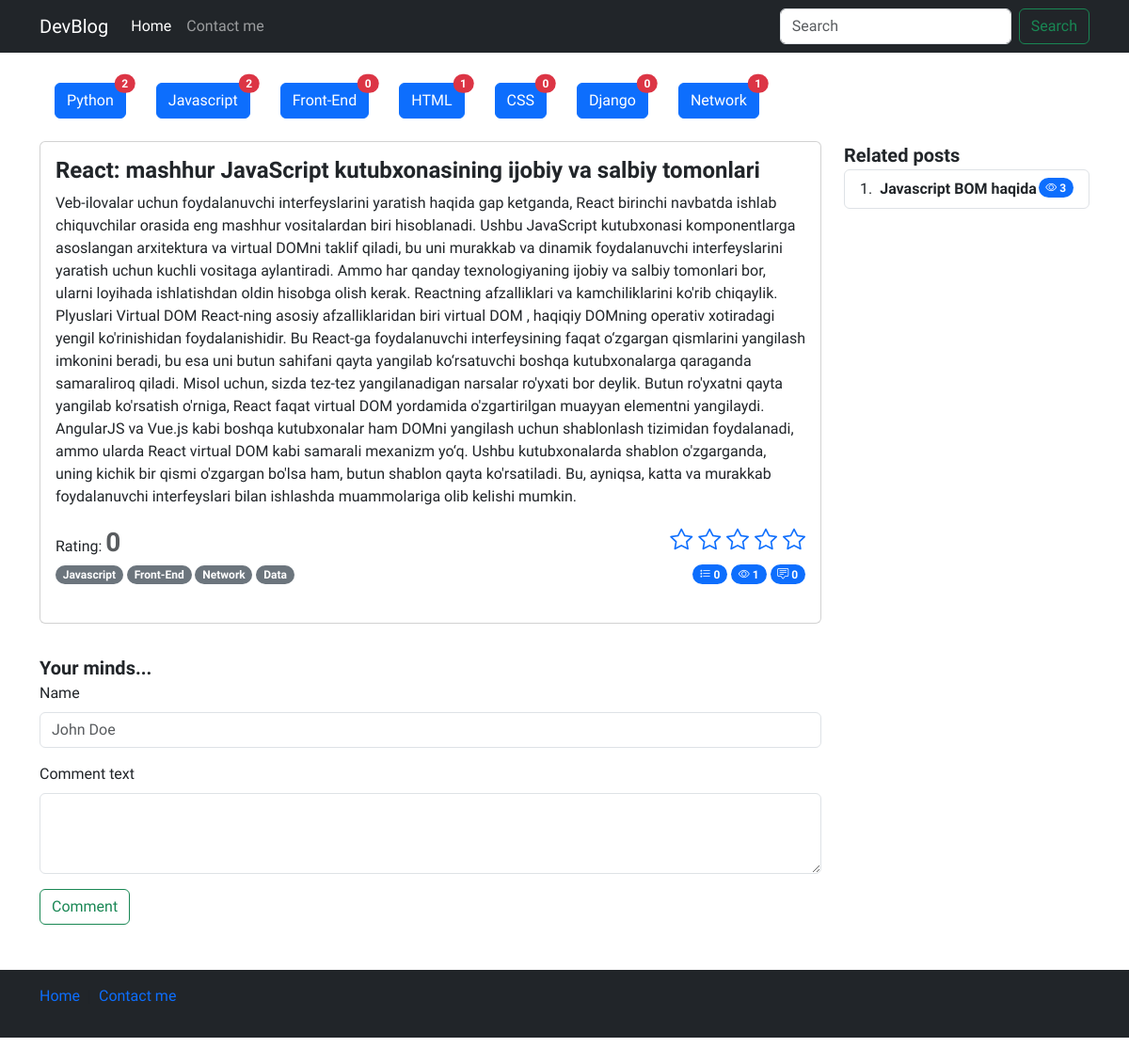
The page /detail/4 on the database its author committed.
### blog/models.py (models this page shows, shortened)
class Category(models.Model):
    name = models.CharField(verbose_name="Category name",max_length=250)
    slug = models.SlugField(max_length=250, unique=True)

class Post(models.Model):
    title = models.CharField(verbose_name="Post title",max_length=550)
    body = models.TextField(verbose_name="Post body")
    author = models.CharField(verbose_name="Post author",default="Admin",max_length=100)
    category = models.ForeignKey(Category, on_delete=models.PROTECT,related_name='posts')
    tag = models.ManyToManyField(Tag)
    views = models.PositiveIntegerField(default=0)
    publish_date = models.DateTimeField(verbose_name="Published time",auto_now_add=True)
    published = models.BooleanField(default=True)
    on_top = models.BooleanField(default=False)
    def get_avg_rating(self):
        sum_ratings = sum([int(i.value) for i in self.ratings.all()])
        try:
            return round(sum_ratings / self.ratings.all().count(),2)
        except Exception as e:
            return 0

class Tag(models.Model):
    name = models.CharField(verbose_name="Tag name",max_length=250)
    slug = models.SlugField(max_length=250, unique=True)

### blog/views.py (the view, shortened to what this page needs)
# urls.py: path('detail/<post_id>', views.detail, name='detail'),
def detail(request, post_id):
    categories = Category.objects.all()
    post = Post.objects.get(id=post_id)
    category = Category.objects.get(id=post.category.id)
    related_posts = Post.objects.filter(category=category).exclude(id__in=[0,post.id]).order_by("?")
    request.session.modified = True
    if post.id in check_read_articles(request):
        pass
    else:
        check_read_articles(request).append(post.id)
        post.views += 1
        post.save()
    return render(request,"detail.html", context={
        "post":post,
        "categories":categories,
        "related_posts":related_posts})

### blog/utils.py (called while the page is built)
def check_read_articles(request):
    try:
        read_articles = request.session["read_articles"]
    except:
        request.session["read_articles"] = []
        read_articles = request.session.get("read_articles")
    return read_articles

### templates/detail.html (shortened to what this page needs)
{% load static %}
<!doctype html>
<html lang="en">
<head>
    <link rel="stylesheet" href="{% static 'css/style.css' %}">
    <link rel="stylesheet" href="https://cdn.jsdelivr.net/npm/bootstrap-icons@1.11.3/font/bootstrap-icons.min.css">
    <link href="https://cdn.jsdelivr.net/npm/bootstrap@5.3.2/dist/css/bootstrap.min.css" rel="stylesheet"
 />
</head>
<body>
    <header>
        <nav class="navbar navbar-expand-md navbar-dark bg-dark mb-4">
            <div class="container">
                <a class="navbar-brand" href="/">DevBlog</a>
                <div class="collapse navbar-collapse" id="navbarCollapse">
                    <ul class="navbar-nav me-auto mb-2 mb-md-0">
                        <li class="nav-item">
                            <a class="nav-link active" aria-current="page" href="#">Home</a>
                        </li>
                        <li class="nav-item">
                            <a class="nav-link" href="#">Contact me</a>
                        </li>
                    </ul>
                    <form class="d-flex" role="search">
                        <input class="form-control me-2" type="search" placeholder="Search" aria-label="Search"
                            control-id="ControlID-1">
                        <button class="btn btn-outline-success" type="submit" control-id="ControlID-2">Search</button>
                    </form>
                </div>
            </div>
        </nav>
    </header>
    <main>
        <section>
            <div class="container-md">
                <div class="d-flex flex-wrap my-3">
                    {% for cat in categories %}
                      <div class="d-flex flex-wrap mx-3 my-2">
                        <a href="{% url 'blog:category_list' cat.slug %}" class="btn btn-primary position-relative">
                            {{ cat.name }}
                            <span
                                class="position-absolute top-0 start-100 translate-middle badge rounded-pill bg-danger">
                                {{cat.posts.all.count}}
                            </span>
                        </a>
                      </div>
                    {% endfor %}
                  </div>
            </div>
            <div class="container-md">
                <div class="row">
                    <div class="col-sm-12 col-md-12 col-lg-9">
                        <div class="card  mb-3">
                            <div class="card-body">
                                <div class="content">
                                    <h4 class="card-title fw-bold">{{post.title}}</h4>
                                    <p class="card-text">
                                        {{post.body}}
                                    </p>
                                    <div class="d-flex justify-content-between flex-wrap">
                                        <div class="post-rating">
                                            <span>Rating:</span>
                                            <span class="fs-3 fw-bold text-muted">
                                                {{post.get_avg_rating}}
                                            </span>
                                        </div>
                                        <div class="post-set-rating">
                                            <p class="card-text fs-4">
                                                <a href="{% url 'blog:set_rating' 1 post.id %}"><i class="bi bi-star"></i></a>
                                                <a href="{% url 'blog:set_rating' 2 post.id %}"><i class="bi bi-star"></i></a>
                                                <a href="{% url 'blog:set_rating' 3 post.id %}"><i class="bi bi-star"></i></a>
                                                <a href="{% url 'blog:set_rating' 4 post.id %}"><i class="bi bi-star"></i></a>
                                                <a href="{% url 'blog:set_rating' 5 post.id %}"><i class="bi bi-star"></i></a>
                                            </p>
                                        </div>
                                    </div>
                                    <div class="d-flex justify-content-between flex-wrap">
                                        <div class="categories">
                                            {% for tag in post.tag.all %}
                                                <span class="badge rounded-pill text-bg-secondary">{{tag.name}}</span>
                                            {% endfor %}
                                        </div>
                                        <div class="action">
                                            <span class="badge bg-primary rounded-pill">
                                                <i class="bi bi-list-stars"></i>
                                                {{post.ratings.all.count}}
                                            </span>
                                            <span class="badge bg-primary rounded-pill">
                                                <i class="bi bi-eye"></i>
                                                {{post.views}}
                                            </span>
                                            <span class="badge bg-primary rounded-pill">
                                                <i class="bi bi-chat-square-text"></i>
                                                {{post.comments.all.count}}
                                            </span>
                                        </div>
                                    </div>
                                    <br>
                                </div>
                            </div>
                        </div>
                        <div class="comments">
                            <div class="row gap-3">
                                <div class="col-sm-12">
                                    <span class="fs-5 fw-semibold">Your minds...</span>
                                    <form action="" method='POST'>
                                        <div class="mb-3">
                                            <label for="exampleFormControlInput1" class="form-label">Name</label>
                                            <input type="text" name='name' class="form-control" id="exampleFormControlInput1"
                                                placeholder="John Doe" required>
                                        </div>
                                        <div class="mb-3">
                                            <label for="exampleFormControlTextarea1" class="form-label">
                                                Comment text
                                            </label>
                                            <textarea class="form-control" name='comment' id="exampleFormControlTextarea1"
                                                rows="3" required>
                                            </textarea>
                                        </div>
                                        <button type="submit" class="btn btn-outline-success">Comment</button>
                                    </form>
                                </div>
                            </div>
                        </div>
                    </div>
                    <div class="col-sm-none col-md-12 col-lg-3">
                        <span class="fs-5 fw-semibold">Related posts</span>
                        <ol class="list-group list-group-numbered">
                            {% for related_post in related_posts %}
                            <li class="list-group-item d-flex justify-content-between align-items-start">
                                <div class="ms-2 me-auto">
                                    <div class="fw-bold">{{related_post.title}}</div>
                                </div>
                                <span class="badge bg-primary rounded-pill">
                                    <i class="bi bi-eye"></i>
                                    {{related_post.views}}
                                </span>
                            </li>
                            {% endfor %}
                        </ol>
                    </div>
                </div>
            </div>
        </section>
    </main>
    <footer class="footer mt-auto text-white-50 bg-dark">
        <div class="container">
            <div class="row my-5">
                <div class="col-12">
                    <nav style="--bs-breadcrumb-divider: '|';" aria-label="breadcrumb" class="py-3">
                        <ol class="breadcrumb">
                            <li class="breadcrumb-item"><a href="/" class="text-decoration-none">Home</a></li>
                            <li class="breadcrumb-item " aria-current="page">
                                <a href="#" class="text-decoration-none">Contact me</a>
                            </li>
                        </ol>
                    </nav>
                </div>
            </div>
        </div>
    </footer>
</body>
</html>

### staticfiles/css/style.css (style rules this page uses)
* { font-family: 'Onest', sans-serif !important; }

### rows shown on the page
Category: name "Python", posts.all.count "2"
Category: name "Javascript", posts.all.count "2"
Category: name "Front-End", posts.all.count "0"
Category: name "HTML", posts.all.count "1"
Category: name "CSS", posts.all.count "0"
Category: name "Django", posts.all.count "0"
Category: name "Network", posts.all.count "1"
Post: title "React: mashhur JavaScript kutubxonasining ijobiy va salbiy tomonlari", body "Veb-ilovalar uchun foydalanuvchi interfeyslarini yaratish haqida gap ketganda, React birinchi navbatda ishlab chiquvchilar orasida eng mashhur vositalardan biri hisoblanadi. Ushbu JavaScript kutubxonasi komponentlarga asoslangan arxitektura va virtual DOMni taklif qiladi, bu uni murakkab va dinamik foydalanuvchi interfeyslarini yaratish uchun kuchli vositaga aylantiradi. Ammo har qanday texnologiyaning ijobiy va salbiy tomonlari bor, ularni loyihada ishlatishdan oldin hisobga olish kerak. Reactning afzalliklari va kamchiliklarini ko'rib chiqaylik. Plyuslari Virtual DOM React-ning asosiy afzalliklaridan biri virtual DOM , haqiqiy DOMning operativ xotiradagi yengil ko'rinishidan…", get_avg_rating "0", ratings.all.count "0", views "1", comments.all.count "0"
Tag: name "Javascript"
Tag: name "Front-End"
Tag: name "Network"
Tag: name "Data"
Post: title "Javascript BOM haqida", views "3"
